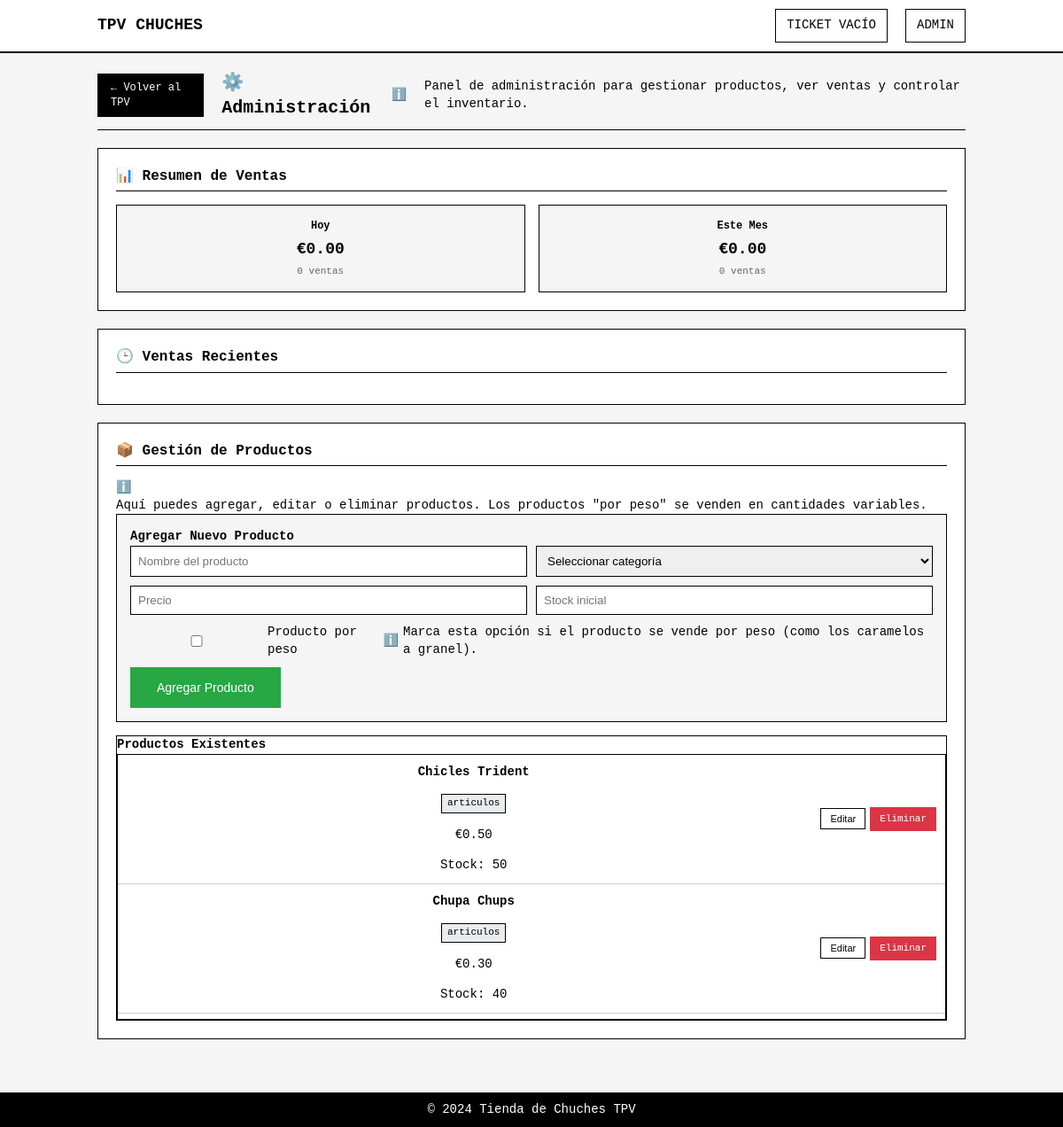
Screenshot of /index.php?action=admin with the database file from the repository.
### tables this page shows
CREATE TABLE products (
    id INT AUTO_INCREMENT PRIMARY KEY,
    name VARCHAR(100) NOT NULL,
    category_id INT,
    price DECIMAL(10,2) NOT NULL,
    stock INT DEFAULT 0,
    image VARCHAR(255),
    is_weight_based BOOLEAN DEFAULT FALSE,
    created_at TIMESTAMP DEFAULT CURRENT_TIMESTAMP,
    FOREIGN KEY (category_id) REFERENCES categories(id)
);

CREATE TABLE categories (
    id INT AUTO_INCREMENT PRIMARY KEY,
    name VARCHAR(50) NOT NULL,
    description TEXT,
    created_at TIMESTAMP DEFAULT CURRENT_TIMESTAMP
);

### controller/AdminController.php (called while the page is built, shortened)
<?php
require_once 'model/Product.php';
require_once 'model/Sale.php';
class AdminController {
    public function index() {
        $sale = new Sale();
        $product = new Product();
        $daily_sales = $sale->getDailySales();
        $monthly_sales = $sale->getMonthlySales();
        $products = $product->getAll();
        include 'view/admin.php';
    }
}
?>

### model/Sale.php (called while the page is built, shortened)
<?php
require_once 'config/database.php';
class Sale {
    private $conn;
    private $table_name = "sales";
    public function __construct() {
        $database = new Database();
        $this->conn = $database->getConnection();
    }
    public function getDailySales($date = null) {
        if(!$date) $date = date('Y-m-d');
        $query = "SELECT SUM(total) as daily_total, COUNT(*) as sales_count
                  FROM " . $this->table_name . "
                  WHERE DATE(sale_date) = ?";
        $stmt = $this->conn->prepare($query);
        $stmt->bindParam(1, $date);
        $stmt->execute();
        return $stmt->fetch(PDO::FETCH_ASSOC);
    }
    public function getMonthlySales($month = null, $year = null) {
        if(!$month) $month = date('m');
        if(!$year) $year = date('Y');
        $query = "SELECT SUM(total) as monthly_total, COUNT(*) as sales_count
                  FROM " . $this->table_name . "
                  WHERE MONTH(sale_date) = ? AND YEAR(sale_date) = ?";
        $stmt = $this->conn->prepare($query);
        $stmt->bindParam(1, $month);
        $stmt->bindParam(2, $year);
        $stmt->execute();
        return $stmt->fetch(PDO::FETCH_ASSOC);
    }
}
?>

### config/database.php (called while the page is built, shortened)
<?php
class Database {
    private $host = 'localhost';
    private $db_name = 'candy_shop';
    private $username = 'root';
    private $password = '';
    public function getConnection() {
        $this->conn = null;
        try {
            $this->conn = new PDO(
                "mysql:host=" . $this->host . ";dbname=" . $this->db_name,
                $this->username,
                $this->password
            );
            $this->conn->setAttribute(PDO::ATTR_ERRMODE, PDO::ERRMODE_EXCEPTION);
            $this->conn->exec("set names utf8");
        } catch(PDOException $exception) {
            echo "Error de conexión: " . $exception->getMessage();
        }
        return $this->conn;
    }
}
?>

### model/Product.php (called while the page is built, shortened)
<?php
require_once 'config/database.php';
class Product {
    private $conn;
    private $table_name = "products";
    public function __construct() {
        $database = new Database();
        $this->conn = $database->getConnection();
    }
    public function getAll() {
        $query = "SELECT p.*, c.name as category_name FROM " . $this->table_name . " p
                  LEFT JOIN categories c ON p.category_id = c.id
                  ORDER BY c.name, p.name";
        $stmt = $this->conn->prepare($query);
        $stmt->execute();
        return $stmt;
    }
}
?>

### view/admin.php (the view, shortened to what this page needs)
<?php include 'view/layout/header.php'; ?>
<div class="container">
    <div class="page-header">
        <a href="index.php" class="back-btn">← Volver al TPV</a>
        <h2>⚙️ Administración</h2>
        <span class="info-icon" onclick="toggleInfo(this);">ℹ️</span>
        <div class="info-tooltip">
            Panel de administración para gestionar productos, ver ventas
            y controlar el inventario.
        </div>
    </div>
    <div class="admin-section">
        <h3>📊 Resumen de Ventas</h3>
        <div class="stats-grid">
            <div class="stat-card">
                <h4>Hoy</h4>
                <p class="stat-value">€<?php echo number_format($daily_sales['daily_total'] ?? 0, 2); ?></p>
                <p class="stat-detail"><?php echo $daily_sales['sales_count'] ?? 0; ?> ventas</p>
            </div>
            <div class="stat-card">
                <h4>Este Mes</h4>
                <p class="stat-value">€<?php echo number_format($monthly_sales['monthly_total'] ?? 0, 2); ?></p>
                <p class="stat-detail"><?php echo $monthly_sales['sales_count'] ?? 0; ?> ventas</p>
            </div>
        </div>
    </div>
    <div class="admin-section">
        <h3>🕒 Ventas Recientes</h3>
    </div>
    <div class="admin-section">
        <h3>📦 Gestión de Productos</h3>
        <span class="info-icon" onclick="toggleInfo(this);">ℹ️</span>
        <div class="info-tooltip">
            Aquí puedes agregar, editar o eliminar productos. Los productos
            "por peso" se venden en cantidades variables.
        </div>
        <div class="add-product-form">
            <h4>Agregar Nuevo Producto</h4>
            <form method="POST" action="index.php?action=add_product">
                <div class="form-row">
                    <input type="text" name="name" placeholder="Nombre del producto" required>
                    <select name="category_id" required>
                        <option value="">Seleccionar categoría</option>
                    </select>
                </div>
                <div class="form-row">
                    <input type="number" name="price" placeholder="Precio" step="0.01" min="0" required>
                    <input type="number" name="stock" placeholder="Stock inicial" min="0" required>
                </div>
                <div class="form-row">
                    <label class="checkbox-label">
                        <input type="checkbox" name="is_weight_based">
                        Producto por peso
                        <span class="info-icon" onclick="toggleInfo(this);">ℹ️</span>
                        <div class="info-tooltip">
                            Marca esta opción si el producto se vende por peso
                            (como los caramelos a granel).
                        </div>
                    </label>
                </div>
                <button type="submit" class="btn btn-primary">Agregar Producto</button>
            </form>
        </div>
        <div class="products-list">
            <h4>Productos Existentes</h4>
            <div class="products-table">
                <?php while ($product = $products->fetch(PDO::FETCH_ASSOC)): ?>
                <div class="product-row">
                    <div class="product-info">
                        <strong><?php echo htmlspecialchars($product['name']); ?></strong>
                        <span class="category"><?php echo htmlspecialchars($product['category_name']); ?></span>
                        <span class="price">€<?php echo number_format($product['price'], 2); ?></span>
                        <span class="stock">Stock: <?php echo $product['stock']; ?></span>
                    </div>
                    <div class="product-actions">
                        <button onclick="editProduct(<?php echo htmlspecialchars(json_encode($product)); ?>)"
                                class="btn btn-small">Editar</button>
                        <a href="index.php?action=delete_product&id=<?php echo $product['id']; ?>"
                           class="btn btn-small btn-danger"
                           onclick="return confirmDelete('¿Eliminar este producto?');">Eliminar</a>
                    </div>
                </div>
                <?php endwhile; ?>
            </div>
        </div>
    </div>
</div>
<?php include 'view/layout/footer.php'; ?>

### assets/style.css (style rules this page uses)
* { margin: 0; padding: 0; box-sizing: border-box; }
body { font-family: "Courier New", monospace; font-size: 14px; line-height: 1.4; color: #000; background-color: #f5f5f5; }
.container { max-width: 1000px; margin: 0 auto; padding: 0 10px; }
.page-header { display: flex; align-items: center; gap: 20px; margin-bottom: 20px; padding-bottom: 10px; border-bottom: 1px solid #000; }
.back-btn { background: #000; color: #fff; padding: 8px 15px; text-decoration: none; border: none; font-size: 12px; }
.page-header h2 { font-size: 20px; font-weight: bold; }
.products-list { background: #fff; border: 1px solid #000; }
.product-info { display: flex; flex-direction: column; gap: 5px; }
.product-actions { display: flex; gap: 10px; align-items: center; }
.btn-primary { background: #28a745; color: #fff; border: none; padding: 15px 30px; cursor: pointer; font-size: 14px; text-decoration: none; display: inline-block; text-align: center; min-width: 120px; }
.admin-section { background: #fff; border: 1px solid #000; padding: 20px; margin-bottom: 20px; }
.admin-section h3 { margin-bottom: 15px; font-size: 16px; border-bottom: 1px solid #000; padding-bottom: 5px; }
.stats-grid { display: grid; grid-template-columns: repeat(auto-fit, minmax(150px, 1fr)); gap: 15px; }
.stat-card { background: #f5f5f5; border: 1px solid #000; padding: 15px; text-align: center; }
.stat-card h4 { margin-bottom: 5px; font-size: 12px; }
.stat-value { font-size: 18px; font-weight: bold; margin-bottom: 5px; }
.stat-detail { font-size: 11px; color: #666; }
.add-product-form { background: #f5f5f5; border: 1px solid #000; padding: 15px; margin-bottom: 15px; }
.form-row { display: flex; gap: 10px; margin-bottom: 10px; flex-wrap: wrap; }
.form-row input, .form-row select { flex: 1; padding: 8px; border: 1px solid #000; min-width: 150px; }
.checkbox-label { display: flex; align-items: center; gap: 5px; }
.products-table { max-height: 300px; overflow-y: auto; border: 1px solid #000; }
.product-row { display: flex; justify-content: space-between; align-items: center; padding: 10px; border-bottom: 1px solid #ccc; }
.product-info { flex: 1; display: flex; gap: 15px; align-items: center; flex-wrap: wrap; }
.category { background: #e9ecef; padding: 2px 6px; font-size: 11px; border: 1px solid #000; }
.product-actions { display: flex; gap: 5px; }
.btn-small { padding: 5px 10px; font-size: 11px; border: 1px solid #000; background: #fff; cursor: pointer; text-decoration: none; color: #000; }
.btn-danger { background: #dc3545; color: #fff; border-color: #dc3545; }

### rows the page displays
products: name "Chicles Trident", category.name "articulos", price "0.50", stock "50"
products: name "Chupa Chups", category.name "articulos", price "0.30", stock "40"

### other values shown
$daily_sales['daily_total'] "0.00"
$daily_sales['sales_count'] "0"
$monthly_sales['monthly_total'] "0.00"
$monthly_sales['sales_count'] "0"
